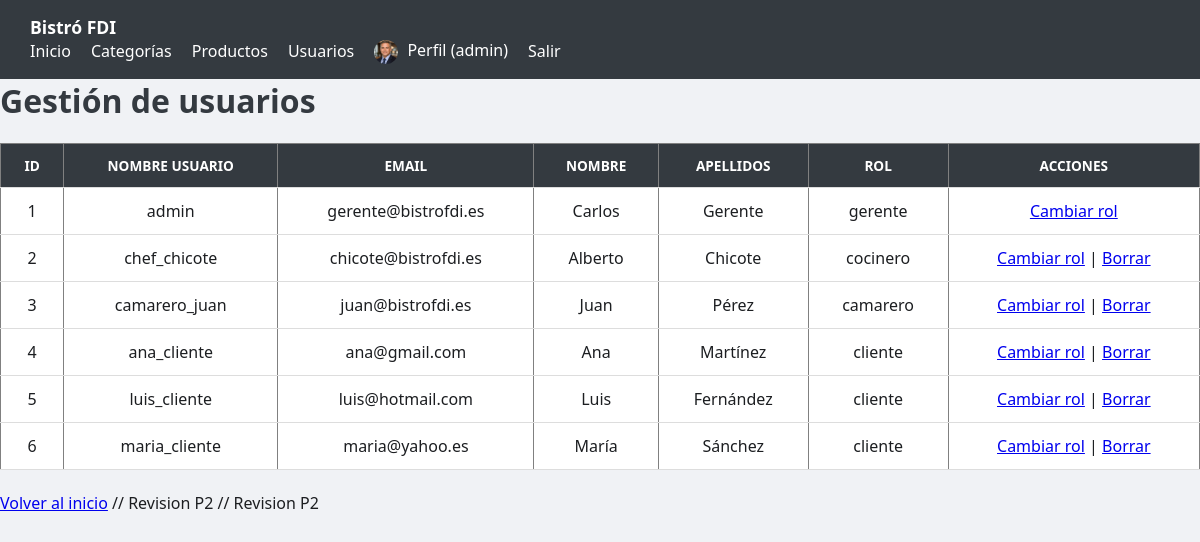
/gestionarUsuarios.php (signed in), run on the app's committed database.
### tables this page shows
CREATE TABLE usuarios (
	id int(11) AUTO_INCREMENT PRIMARY KEY,
	nombre_usuario varchar(50) NOT NULL UNIQUE KEY,
	email varchar(100) NOT NULL UNIQUE KEY,
	nombre varchar(50) NOT NULL,
	apellidos varchar(100) NOT NULL,
	password_hash varchar(255) NOT NULL,
	rol enum('cliente','camarero','cocinero','gerente') NOT NULL DEFAULT 'cliente',
	avatar varchar(255) DEFAULT 'img/avatares/default.jpg',
	fecha_alta datetime NOT NULL DEFAULT current_timestamp()
);

### includes/funcionesUsuarios.php (called while the page is built, shortened)
<?php
function obtenerUsuarioPorId(int $id): ?array {
	$conn = obtenerConexionBD();
	$sql = "SELECT * FROM usuarios WHERE id = ?";
	$stmt = $conn->prepare($sql);
	$stmt->bind_param("i", $id);
	$stmt->execute();
	$res = $stmt->get_result();
	$usuario = $res->fetch_assoc();
	return $usuario ?: null;
}
function listarUsuarios(): array {
	$conn = obtenerConexionBD();
	$sql = "SELECT id, nombre_usuario, email, nombre, apellidos, rol, avatar FROM usuarios ORDER BY id";
	$res = $conn->query($sql);
	$usuarios = [];
	while ($fila = $res->fetch_assoc()) {
	$usuarios[] = $fila;
	}
	return $usuarios;
}

### gestionarUsuarios.php (the view, shortened to what this page needs)
<?php
require_once __DIR__ . '/includes/funcionesUsuarios.php';
$usuarios = listarUsuarios();
?>
<!DOCTYPE html>
<html lang="es">
<head>
	<link rel="stylesheet" href="css/estilos.css">
</head>
<body>
<?php include __DIR__ . '/includes/vistas/comun/nav.php'; ?>
<h1>Gestión de usuarios</h1>
<table border="1" cellpadding="6">
	<tr>
	<th>ID</th>
	<th>Nombre usuario</th>
	<th>Email</th>
	<th>Nombre</th>
	<th>Apellidos</th>
	<th>Rol</th>
	<th>Acciones</th>
	</tr>
	<?php foreach ($usuarios as $u): ?>
	<tr>
	<td><?php echo htmlspecialchars($u['id']); ?></td>
	<td><?php echo htmlspecialchars($u['nombre_usuario']); ?></td>
	<td><?php echo htmlspecialchars($u['email']); ?></td>
	<td><?php echo htmlspecialchars($u['nombre']); ?></td>
	<td><?php echo htmlspecialchars($u['apellidos']); ?></td>
	<td><?php echo htmlspecialchars($u['rol']); ?></td>
	<td>
	<a href="cambiarRol.php?id=<?php echo $u['id']; ?>">Cambiar rol</a>
	<?php
	$idSesion = $_SESSION['id_usuario'] ?? 0;
	if ((int)$u['id'] !== (int)$idSesion): ?>
	|
	<a href="borrarUsuario.php?id=<?php echo $u['id']; ?>"
	onclick="return confirm('¿Seguro que quieres borrar este usuario?');">
	Borrar
	</a>
	<?php endif; ?>
	</td>
	</tr>
	<?php endforeach; ?>
</table>
<br>
<a href="index.php">Volver al inicio</a>
</body>
</html>

### includes/vistas/comun/nav.php (shortened to what this page needs)
<?php
$base_url = "/aw_g5_bistroFDI/p2_g5/bistrofdi/";
$estaLogueado = isset($_SESSION['id_usuario']);
$avatar = 'img/avatares/default.png';
if ($estaLogueado && function_exists('obtenerUsuarioPorId')) {
    $usuario = obtenerUsuarioPorId($_SESSION['id_usuario']);
    if ($usuario && !empty($usuario['avatar'])) {
        $avatar = $usuario['avatar'];
    }
}
$avatarLimpio = ltrim($avatar, '/');
$rutaFinalAvatar = (strpos($avatarLimpio, 'http') === 0) ? $avatarLimpio : $base_url . $avatarLimpio;
?>
<nav class="navegacion-principal">
    <div class="nav-contenedor">
        <a href="<?= $base_url ?>index.php" class="nav-logo">Bistró FDI</a>
        <ul class="nav-links">
            <li><a href="<?= $base_url ?>index.php">Inicio</a></li>
            <?php if (isset($_SESSION['rol']) && $_SESSION['rol'] === 'gerente'): ?>
                <li><a href="<?= $base_url ?>includes/vistas/gestion_categorias.php">Categorías</a></li>
                <li><a href="<?= $base_url ?>includes/vistas/gestion_productos.php">Productos</a></li>
                <li><a href="<?= $base_url ?>gestionarUsuarios.php">Usuarios</a></li>
            <?php endif; ?>
            <?php if ($estaLogueado): ?>
                <li>
                    <a href="<?= $base_url ?>perfil.php">
                        <img src="<?= htmlspecialchars($rutaFinalAvatar) ?>" alt="Avatar"
                             style="width: 24px; height: 24px; border-radius: 50%; vertical-align: middle; margin-right: 5px; object-fit: cover;">
                        Perfil (<?= htmlspecialchars($_SESSION['nombre_usuario'] ?? 'Usuario') ?>)
                    </a>
                </li>
                <li><a href="<?= $base_url ?>logout.php">Salir</a></li>
            <?php else: ?>
                <li><a href="<?= $base_url ?>login.php">Login</a></li>
                <li><a href="<?= $base_url ?>registro.php">Registrarse</a></li>
            <?php endif; ?>
        </ul>
    </div>
</nav>

### css/estilos.css (style rules this page uses)
body { font-family: 'Segoe UI', Tahoma, Geneva, Verdana, sans-serif; margin: 0; background: #f0f2f5; color: #1c1e21; }
h1, h2 { color: #343a40; margin-top: 0; }
nav { background: #343a40; padding: 15px 30px; display: flex; justify-content: space-between; align-items: center; }
nav a { color: white; text-decoration: none; font-weight: bold; font-size: 1.1em; }
nav ul { list-style: none; display: flex; gap: 20px; margin: 0; padding: 0; align-items: center; }
nav ul li a { font-weight: normal; font-size: 1em; transition: color 0.2s; }
table, .tabla-pedidos { width: 100%; border-collapse: collapse; margin-top: 20px; background: white; }
th, td, .tabla-pedidos th, .tabla-pedidos td { padding: 12px 15px; border-bottom: 1px solid #ddd; text-align: center; vertical-align: middle; }
th, .tabla-pedidos th { background: #343a40; color: white; text-transform: uppercase; font-size: 0.85em; font-weight: bold; }

### data on the page
usuarios: avatar (picture), id "1", nombre_usuario "admin", email "gerente@bistrofdi.es", nombre "Carlos", apellidos "Gerente", rol "gerente"
usuarios: id "2", nombre_usuario "chef_chicote", email "chicote@bistrofdi.es", nombre "Alberto", apellidos "Chicote", rol "cocinero"
usuarios: id "3", nombre_usuario "camarero_juan", email "juan@bistrofdi.es", nombre "Juan", apellidos "Pérez", rol "camarero"
usuarios: id "4", nombre_usuario "ana_cliente", email "ana@gmail.com", nombre "Ana", apellidos "Martínez", rol "cliente"
usuarios: id "5", nombre_usuario "luis_cliente", email "luis@hotmail.com", nombre "Luis", apellidos "Fernández", rol "cliente"
usuarios: id "6", nombre_usuario "maria_cliente", email "maria@yahoo.es", nombre "María", apellidos "Sánchez", rol "cliente"

### other printed values
$_SESSION['nombre_usuario'] "admin"
